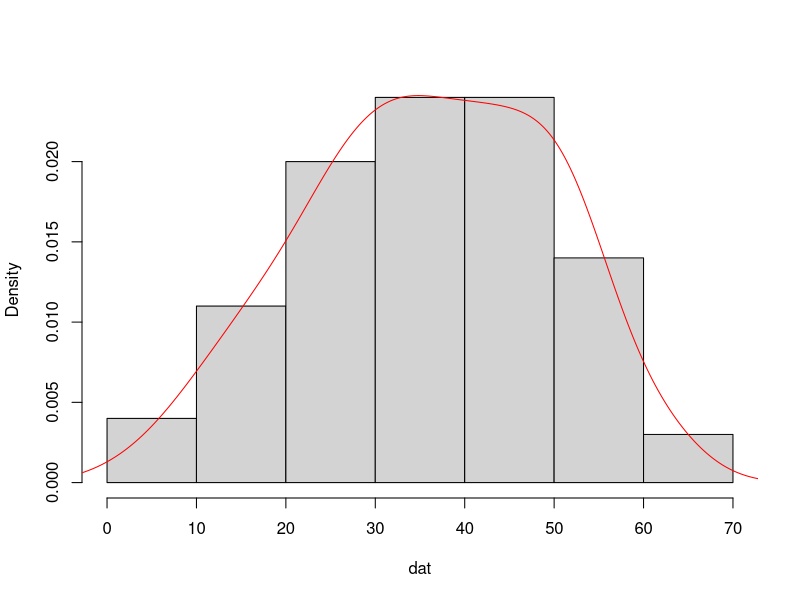
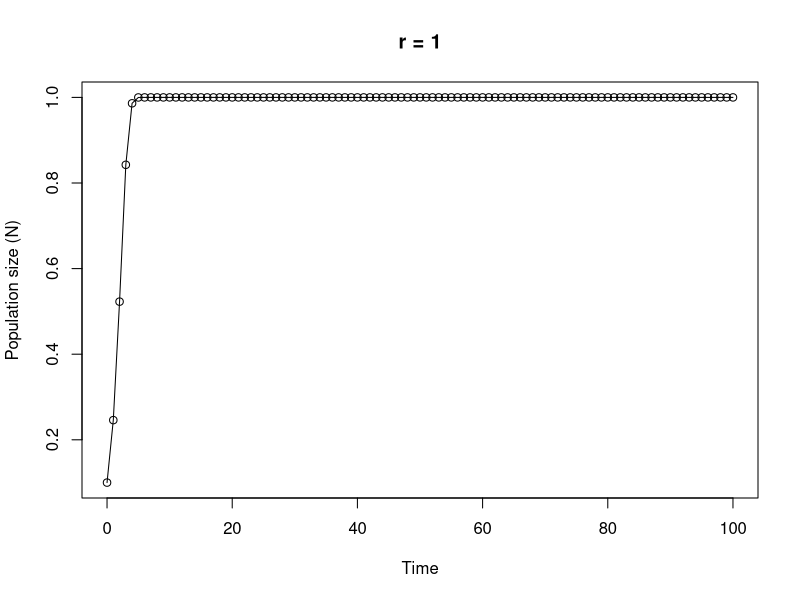

Reproduce these figures in R, in order.
## ----Q1, echo=SOLUTIONS------------------------------------------------------------------------------------------------------------------------------------------------

# area of a circle
# the equation to calculate the area of a circle is pi * radius^2

circle.area <- function(d){ 
	pi * (d/2)^2
}

# to use your new function

circle.area(10)
# [1] 78.53982

# to test on a vector of diameters
# first create a vector with diameters ranging from 0 to 50 in steps of 10

cir.diam <- seq(from = 0, to = 50, by = 10)

# test your function

circle.area(cir.diam)
# [1]    0.00000   78.53982  314.15927  706.85835 1256.63706 1963.49541


## ----Q2, echo=SOLUTIONS, tidy = TRUE-----------------------------------------------------------------------------------------------------------------------------------

far.cent <- function(a){
	val <- (a-32)*5/9
	print(paste("Fahrenheit: ", round(a, digits = 3), "oF",sep = " "), quote = FALSE)# round 3dp
	print(paste("Centigrade: ", round(val, digits = 3), "oC", sep = " "), quote = FALSE)# round 3dp
}

# alternative Fahrenheit to centigrade using cat function

far.cent2 <- function(a){
	val <- (a - 32) * 5/9	#calculation
	cat("Fahrenheit: ", round(a, digits = 3), "oF", "\n")   # use cat function
	cat("Centigrade: ", round(val, digits = 3), "oC", "\n")   
}


## ----Q3, echo=SOLUTIONS------------------------------------------------------------------------------------------------------------------------------------------------

# Create a vector of normally distributed data
# length 100, mean 35 and standard deviation of 29

vals <- rnorm(100, 35, 15)	# create some norm dist data mean 35, sd = 15

summary.fun <- function(dat){
	mymean <- round(mean(dat), digits = 4)      	# calc mean
	mymedian <- round(median(dat), digits = 4)    # calc median
	mymin <- round(min(dat), digits = 4)          # calc min
	mymax <- round(max(dat), digits = 4)          # calc max
	print(paste("mean:", mymean, sep = " "), quote = FALSE)     # print mean
	print(paste("median:", mymedian, sep = " "), quote = FALSE)     # print median
	print(paste("range:", "from:", mymin, "to", mymax, sep = " "), quote = FALSE) 
	dens <- density(dat)                          # estimate density curve
	hist(dat, main = "",type = "l",freq = FALSE)  # plot histogram
	lines(dens, lty = 1, col = "red")             # plot density curve
}

# use the function
summary.fun(vals)


## ----Q4, echo=SOLUTIONS------------------------------------------------------------------------------------------------------------------------------------------------

# calculate a median

ourmedian <- function(x){
	n <- length(x)
	if (n %% 2 == 1)      # odd numbers
	  sort(x)[(n + 1)/2]  # find the middle number by adding 1 to length and div 2
	else {                # even numbers
	  middletwo <- sort(x)[(n/2) + 0:1]   #find the two middle numbers
	  mean(middletwo)
	  }
}

# use the function
mydat <- sample(1:50, size = 10, replace = TRUE )

# our function
ourmedian(mydat)

# R median function
median(mydat)


## ----Q5, echo=SOLUTIONS, tidy = TRUE-----------------------------------------------------------------------------------------------------------------------------------

# function to simulate Ricker model

Ricker.model <- function(nzero, r, time, K=1){     # sets initial parameters
  N <- numeric(time + 1)    # creates a real vector of length time+1 to store values of Nt+1
  N[1] <- nzero             # sets initial population size in first element of N
  for (i in 1:time) {				# loops over time
      N[i+1] <- N[i]*exp(r*(1 - N[i]/K))    
  }
  Time <- 0:time   					 # creates vector for x axis
  plot(Time, N, type = "o", xlim = c(0, time), xlab = "Time", ylab = "Population size (N)", main = paste("r =", r, sep=" "))   # plots     output
}

# To run
# play around with the different parameters, especially r
Ricker.model(nzero=0.1,r=1,time=100)
